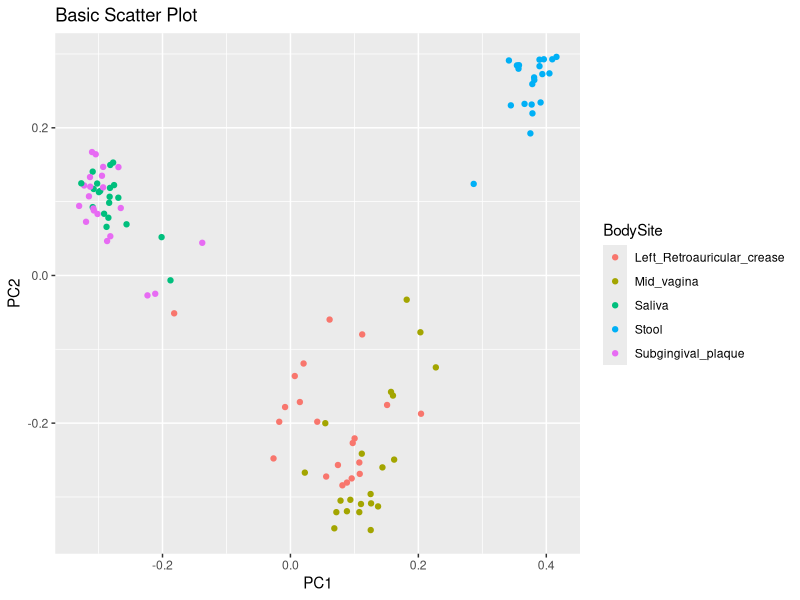
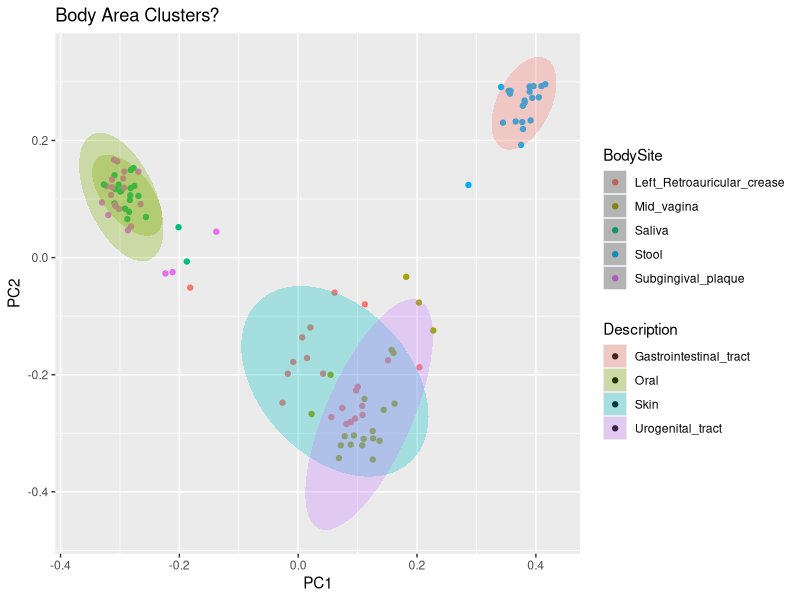
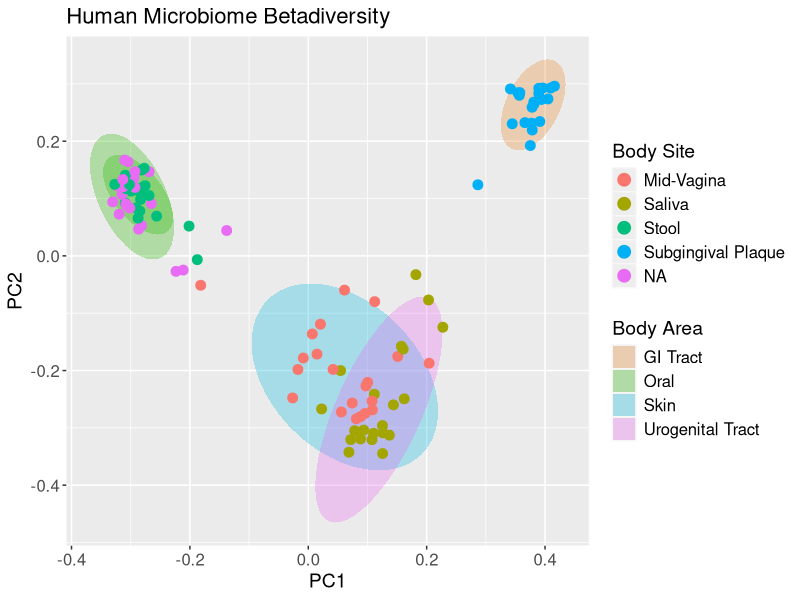

R code for these plots, in order:
## ---- chunk 1
library(ape)
library(vegan)
library(ggplot2)
## ---- chunk 2
beta <- as.matrix(read.table("TutorialDataFiles/unweighted_unifrac_dm.txt", sep = "\t", header=T, row.names = 1, as.is = T, check.names = F))
IDs <- colnames(beta)

str(beta)
## ---- chunk 3
PCOA <- data.frame(pcoa(beta)$vectors)

new_names <- rep("", ncol(PCOA))
for(i in 1:ncol(PCOA)) {new_names[i] <- paste("PC",i, sep="")}
names(PCOA) <- new_names
PCOA$SampleID <- IDs
## ---- chunk 4
metadata <- read.table("TutorialDataFiles/HMP_5BS_mapping.txt", header = T, sep = "\t", comment = "")
if(names(metadata)[1] != "SampleID") {names(metadata)[1] <- "SampleID"}
metadata <- metadata[,c("SampleID", "Sex", "BodySite", "Description")] #Optional
metadata$SampleID <- as.character(metadata$SampleID) #if there's a chance your IDs are just numbers

str(metadata)

PCOA <- merge(PCOA, metadata, by = "SampleID")
## ---- chunk 5
ggplot(PCOA, aes(x = PC1, y = PC2, color = BodySite)) + geom_point() + labs(title="Basic Scatter Plot")

ggplot(PCOA, aes(x = PC1, y = PC2, color = BodySite, fill = Description)) + geom_point() + labs(title="Body Area Clusters?") + stat_ellipse(alpha = 0.3, geom="polygon", linetype="blank")
## ---- chunk 6
ggplot(PCOA, aes(x = PC1, y = PC2, color = BodySite, fill = Description)) + 
    stat_ellipse(alpha = 0.3, geom="polygon", linetype="blank") + 
    geom_point(size = 3) + 
    labs(title="Human Microbiome Betadiversity") + 
    scale_color_discrete(name = "Body Site", 
          labels = c("Mid-Vagina", "Saliva", "Stool","Subgingival Plaque")) + 
    scale_fill_hue(h.start = 20,
          name = "Body Area", 
          labels = c("GI Tract", "Oral","Skin", "Urogenital Tract")) + 
    theme(panel.background = element_rect(color = "grey97"), 
          plot.title = element_text(size = 16), 
          axis.title = element_text(size = 14), 
          axis.text = element_text(size = 12),
          legend.title = element_text(size = 14),
          legend.text = element_text(size = 12)) + 
    guides(color = guide_legend(override.aes = list(fill = "grey97", size = 4)), 
           fill = guide_legend(override.aes=list(shape = NA)) )
